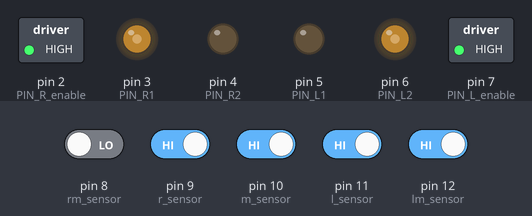
Bench run of a sketch on a simulated Arduino Uno, built with avr-gcc and run on an emulated ATmega328P. On the bench: switched loads named in the sketch (green lamp = pin HIGH), output pins drawn as LEDs (lit = HIGH). Inputs (shaded band) come from the test bench; at power-on: pin 9 (r_sensor), pin 10 (m_sensor), pin 11 (l_sensor), pin 12 (lm_sensor) HIGH, pin 8 (rm_sensor) LOW.

Above: at 1.2 s.
1.3 s: pin 9 (r_sensor) driven LOW and pin 10 (m_sensor) driven LOW
At 2.0 s:
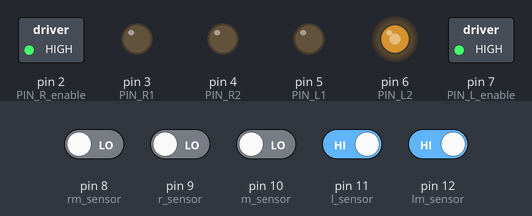
2.8 s: pin 11 (l_sensor) driven LOW
At 3.1 s:
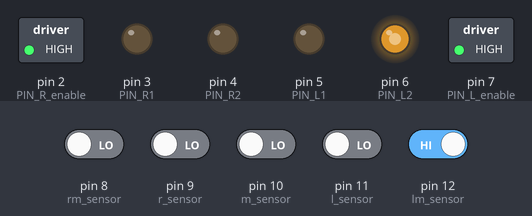
4.3 s: pin 8 (rm_sensor) driven HIGH and pin 12 (lm_sensor) driven LOW
At 5.5 s:
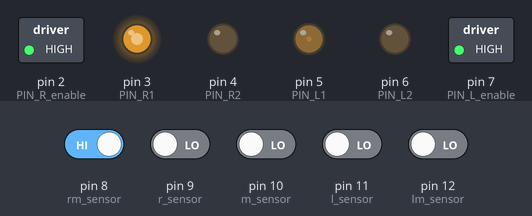
5.8 s: pin 9 (r_sensor) driven HIGH
At 6.6 s:
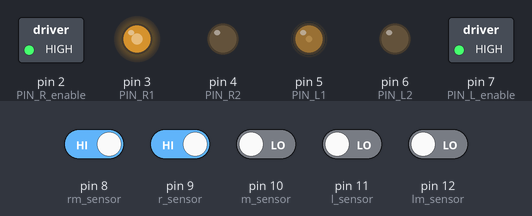
7.3 s: pin 8 (rm_sensor) driven LOW
At 7.8 s:
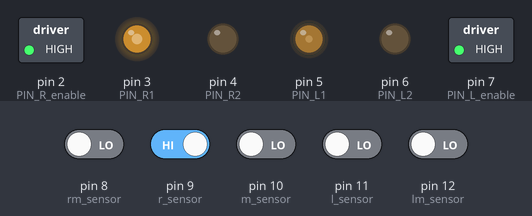
8.8 s: pin 10 (m_sensor) driven HIGH
At 10.1 s:
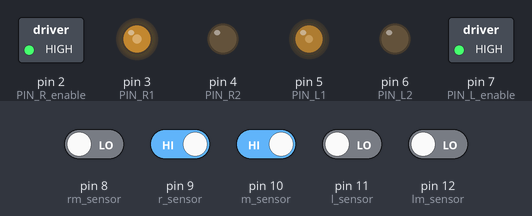
Timing chart, 0 to 11.3 s (numbered marks = the images above; inputs shaded):
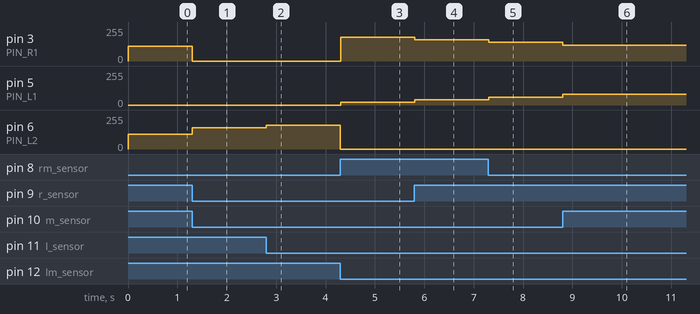

The sketch:

Code.ino
```cpp
// Setup Motor A (front and rear) pins
#define PIN_R1 3
#define PIN_R2 4
#define PIN_R_enable 2

// Setup Motor B (front and rear) pins
#define PIN_L1 5
#define PIN_L2 6
#define PIN_L_enable 7


//line follower
#define rm_sensor 8
#define r_sensor 9
#define m_sensor 10
#define l_sensor 11
#define lm_sensor 12
#define MAX 100
#define kp 15
#define kd 5

const int Maxe = 110;
int speedA =MAX ;int speedB =MAX;
int lasterror = 0;
int error = 0;

void setup() {
  // Configure the pin modes for each drive motor
  pinMode (PIN_R1, OUTPUT);
  pinMode (PIN_R2, OUTPUT);
  pinMode (PIN_L1, OUTPUT);
  pinMode (PIN_L2, OUTPUT);
  pinMode (PIN_R_enable, OUTPUT);
  pinMode (PIN_L_enable, OUTPUT);
  digitalWrite (PIN_L_enable, HIGH);
  digitalWrite (PIN_R_enable, HIGH);
  //line follower setup
  pinMode (rm_sensor, INPUT);
  pinMode (r_sensor, INPUT);
  pinMode (m_sensor, INPUT);
  pinMode (l_sensor, INPUT);
  pinMode (lm_sensor, INPUT);
}

void loop() {
followLine();

}
// Create motor functions

void motorAforward(int speed) {
  analogWrite (PIN_R1, speed);
  digitalWrite (PIN_R2, LOW);
}
void motorBforward(int speed) {
  digitalWrite (PIN_L1, LOW);
  analogWrite (PIN_L2, speed);
}
void motorAbackward(int speed) {
  digitalWrite (PIN_R1, LOW);
  analogWrite (PIN_R2, speed);
}
void motorBbackward(int speed) {
  analogWrite (PIN_L1, speed);
  digitalWrite (PIN_L2, LOW);
}
void motorAstop() {
  digitalWrite (PIN_R1, HIGH);
  digitalWrite (PIN_R2, HIGH);
}
void motorBstop() {
  digitalWrite (PIN_L1, HIGH);
  digitalWrite (PIN_L2, HIGH);
}
void motorAcoast() {
  digitalWrite (PIN_R1, LOW);
  digitalWrite (PIN_R2, LOW);
}
void motorBcoast() {
  digitalWrite (PIN_L1, LOW);
  digitalWrite (PIN_L2, LOW);
}

// Setup movement functions

void forward (int duration, int speed) {
  motorAforward(speed);
  motorBforward(speed);
  delay (duration);
}
void backward (int duration, int speed) {
  motorAbackward(speed);
  motorBbackward(speed);
  delay (duration);
}
void left (int duration, int speedA, int speedB) {
  motorAbackward(speedA);
  motorBforward(speedB);
  delay (duration);
}
void right (int duration, int speedA, int speedB) {
  motorAforward(speedA);
  motorBbackward(speedB);
  delay (duration);
}
void coast (int duration) {
  motorAcoast();
  motorBcoast();
  delay (duration);
}
void breakRobot (int duration) {
  motorAstop();
  motorBstop();
  delay (duration);
}
void followLine(){
 int sensor_RM = digitalRead(rm_sensor);
 int sensor_R = digitalRead(r_sensor);
 int sensor_M = digitalRead(m_sensor);
 int sensor_L = digitalRead(l_sensor);
 int sensor_LM = digitalRead(lm_sensor);
  lasterror = error;
   if((error == -6)||(error == -5)||(error == -4)|| (error == -3)||(error == -2)||(error == -1)){
      right(1,speedA,speedB);
    }
    else if ((error == 8)||(error == 7)||(error == 6)||(error == 5)||(error == 4)||(error == 3)||(error == 2)||(error == 1)){
     left(1,speedA,speedB);
    }
    else if((error == 9)||(error == 0)){
     forward(1,Maxe);
    }
 if(sensor_LM == 0 && sensor_L == 0 && sensor_M == 0 && sensor_R == 0 && sensor_RM == 1 ){
    error = -4;
  }else if((sensor_LM == 0) && sensor_L == 0 && sensor_M == 0 && sensor_R == 1&& sensor_RM == 1){
    error = -3 ;
  }else if((sensor_LM == 0) && sensor_L == 0 && sensor_M == 0 && sensor_R == 1 && sensor_RM == 0){
    error = -2;
  }else if((sensor_LM == 0) && sensor_L == 0 && sensor_M == 1 && sensor_R == 1&& sensor_RM == 0){
    error = -1;
  }else if((sensor_LM == 0) && sensor_L == 0 && sensor_M == 1 && sensor_R == 0&& sensor_RM == 0){
    error = 0;
  }else if((sensor_LM == 0) && sensor_L == 1 && sensor_M == 1 && sensor_R == 0&& sensor_RM == 0){
    error = 1;
  }else if((sensor_LM == 0) && sensor_L == 1 && sensor_M == 0 && sensor_R == 0&& sensor_RM == 0){
    error = 2;
  }else if((sensor_LM == 1) && sensor_L == 1 && sensor_M == 0 && sensor_R == 0&& sensor_RM == 0){
    error = 3;
  }else if((sensor_LM == 1) && sensor_L == 0 && sensor_M == 0 && sensor_R == 0&& sensor_RM == 0){
    error = 4 ;}

  if((error == -5)||(error == -4)|| (error == -3)||(error == -2)||(error == -1)){
      right(1,speedA,speedB);
    }
    else if ((error == 8)||(error == 7)||(error == 6)||(error == 5)||(error == 4)||(error == 3)||(error == 2)||(error == 1)){
      left(1,speedA,speedB);
    }
    else if((error == 9)||(error == 0)){
      forward(1,Maxe);
    }

 ////////////////////////////////  INVERTED LOGIC     MOTORA --- > right
 speedA = MAX - error*kp - kd*lasterror;
 speedB = MAX + error*kp + kd*lasterror;
 }
```

Measured:
- after the input at 1.3 s, pin 3 (PIN_R1): 110/255 → 0/255 at once; pin 6 (PIN_L2): 110/255 → 160/255 at once
- after the input at 2.8 s, pin 6 (PIN_L2): 160/255 → 180/255 at once
- after the input at 4.3 s, pin 3 (PIN_R1): 0/255 → 180/255 at once; pin 5 (PIN_L1): 0/255 → 20/255 at once; pin 6 (PIN_L2): 180/255 → 0/255 at once
- after the input at 5.8 s, pin 3 (PIN_R1): 180/255 → 160/255 at once; pin 5 (PIN_L1): 20/255 → 40/255 at once
- after the input at 7.3 s, pin 3 (PIN_R1): 160/255 → 140/255 at once; pin 5 (PIN_L1): 40/255 → 60/255 at once
- after the input at 8.8 s, pin 3 (PIN_R1): 140/255 → 120/255 at once; pin 5 (PIN_L1): 60/255 → 80/255 at once
